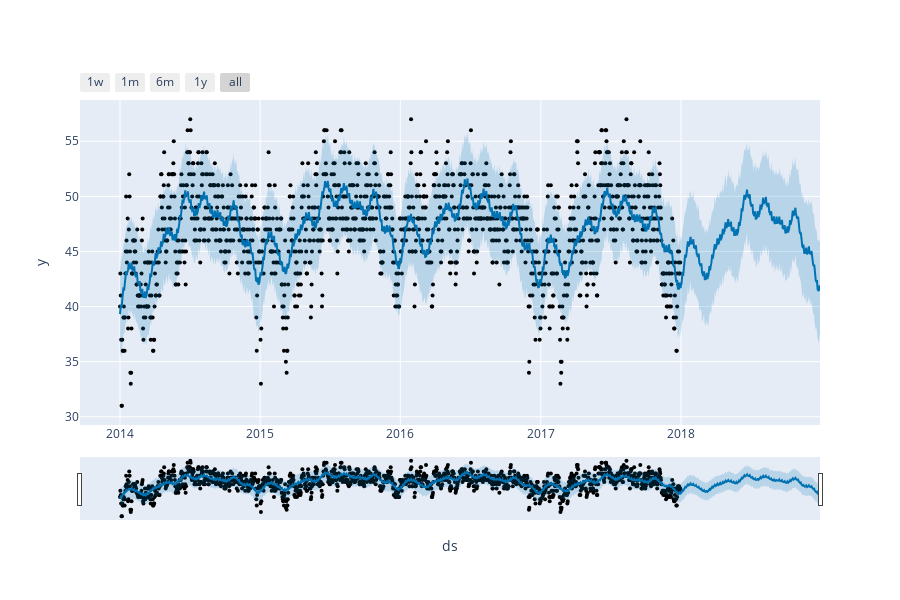

The code cell stored with this chart in its notebook:
### Code cell
plot_plotly(m, forecast)

### Figure 1 — Plotly figure (JSON) as saved in the notebook; plotly's stock layout.template omitted (floating-point values rounded to 4 significant figures; data arrays with more than 128 entries replaced by an {"elided": "..."} marker saying what was removed)
{"data": [{"marker": {"color": "black", "size": 4}, "mode": "markers", "name": "Actual", "type": "scatter", "x": {"elided": "1457 str values"}, "y": {"elided": "1457 int values"}}, {"hoverinfo": "skip", "line": {"width": 0}, "mode": "lines", "type": "scatter", "x": {"elided": "1821 str values"}, "y": {"elided": "1821 float values"}}, {"fill": "tonexty", "fillcolor": "rgba(0, 114, 178, 0.2)", "line": {"color": "#0072B2", "width": 2}, "mode": "lines", "name": "Predicted", "type": "scatter", "x": {"elided": "1821 str values"}, "y": {"elided": "1821 float values"}}, {"fill": "tonexty", "fillcolor": "rgba(0, 114, 178, 0.2)", "hoverinfo": "skip", "line": {"width": 0}, "mode": "lines", "type": "scatter", "x": {"elided": "1821 str values"}, "y": {"elided": "1821 float values"}}], "layout": {"height": 600, "showlegend": false, "width": 900, "xaxis": {"rangeselector": {"buttons": [{"count": 7, "label": "1w", "step": "day", "stepmode": "backward"}, {"count": 1, "label": "1m", "step": "month", "stepmode": "backward"}, {"count": 6, "label": "6m", "step": "month", "stepmode": "backward"}, {"count": 1, "label": "1y", "step": "year", "stepmode": "backward"}, {"step": "all"}]}, "rangeslider": {"visible": true}, "title": {"text": "ds"}, "type": "date"}, "yaxis": {"title": {"text": "y"}}}}
